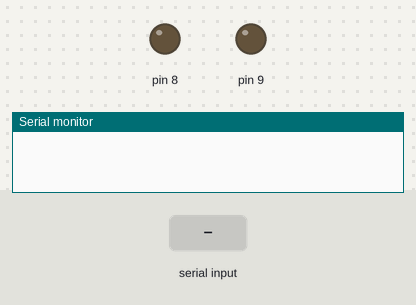
Simulated run of this sketch. Board: Arduino Uno, built with avr-gcc and run on an emulated ATmega328P. On the bench: output pins drawn as LEDs (lit = HIGH), the last lines printed to the serial monitor. Inputs (shaded band) come from the test bench.

Above: at 1.2 s.
1.3 s: "ac" received over Serial
At 3.1 s:
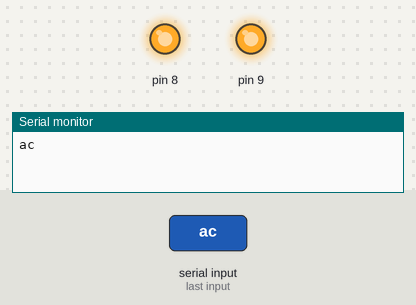
6.8 s: "kapa" received over Serial
At 8.6 s:
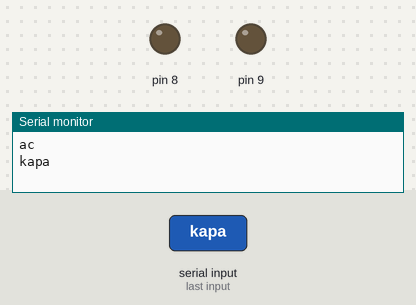
Timing chart, 0 to 10.1 s (numbered marks = the images above; inputs shaded):
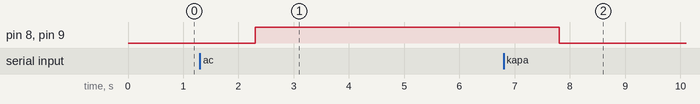

The sketch:

arduino_kodlar_.ino
```cpp
#include <IRremote.h>

#define B1 0xFFA25D
#define B2 0xFF629D
#define B3 0xFFE21D
#define B4 0xFF22DD
#define B5 0xFF02FD
#define B6 0xFFC23D
#define B7 0xFFE01F
#define B8 0xFFA857
#define B9 0xFF906F
#define B0 0xFF9867
#define STAR 0xFF6897
#define HASH 0xFFB04F
#define UP 0xFF18E7
#define RIGHT 0xFF5AA5
#define DOWN 0xFF4AB5
#define LEFT 0xFF10EF
#define OK 0xFF38C7

int RECV_PIN = 2;

IRrecv irrecv(RECV_PIN);
decode_results results;

void setup() {
  irrecv.enableIRIn();
  Serial.begin(9600);
  pinMode(8,OUTPUT);
  pinMode(9,OUTPUT);
}

void loop() {
  if (irrecv.decode(&results))
  {
    Serial.println(results.value,HEX);
    if (results.value == OK)
    {
      Serial.println("basla");
    }
    irrecv.resume();
  }

  if (Serial.available()) {
    String teststr = Serial.readString();
      teststr.trim();
      Serial.println(teststr);
      if (teststr == "kapa")
      {
        digitalWrite(8,LOW);
        digitalWrite(9,LOW);
      }

      else if (teststr == "ac")
      {
        digitalWrite(8,HIGH);
        digitalWrite(9,HIGH);
      }

      else
      {
        Serial.println("Something else");
      }
  }

}
```

Measured:
- after the input at 1.3 s, pin 8, pin 9: LOW → HIGH after 1.0 s
- after the input at 6.8 s, pin 8, pin 9: HIGH → LOW after 1.0 s
